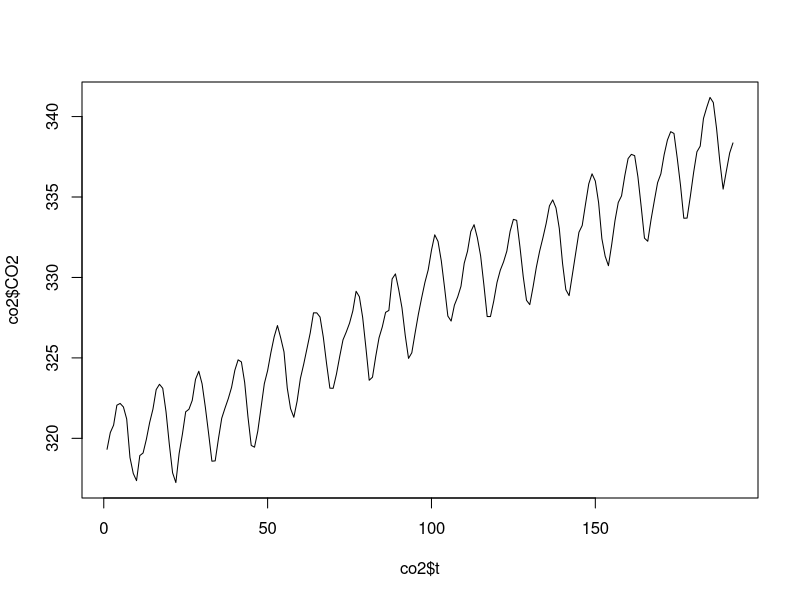
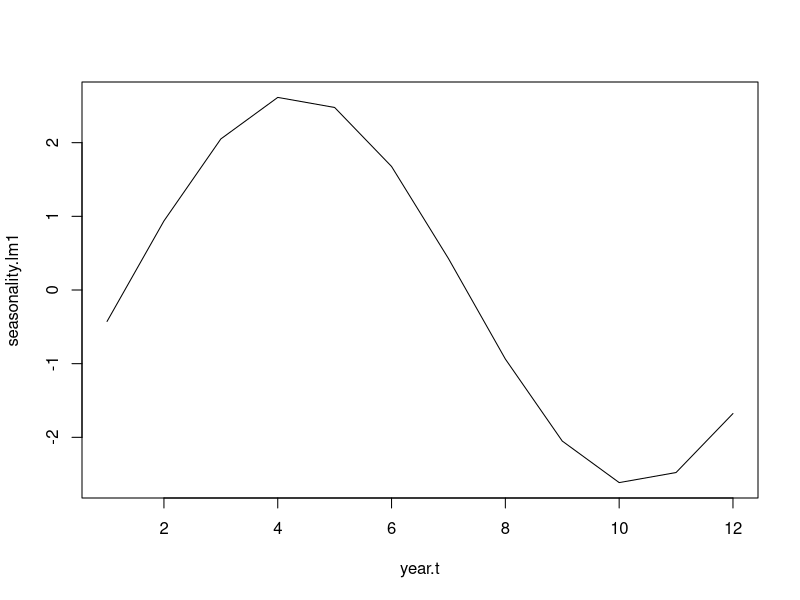
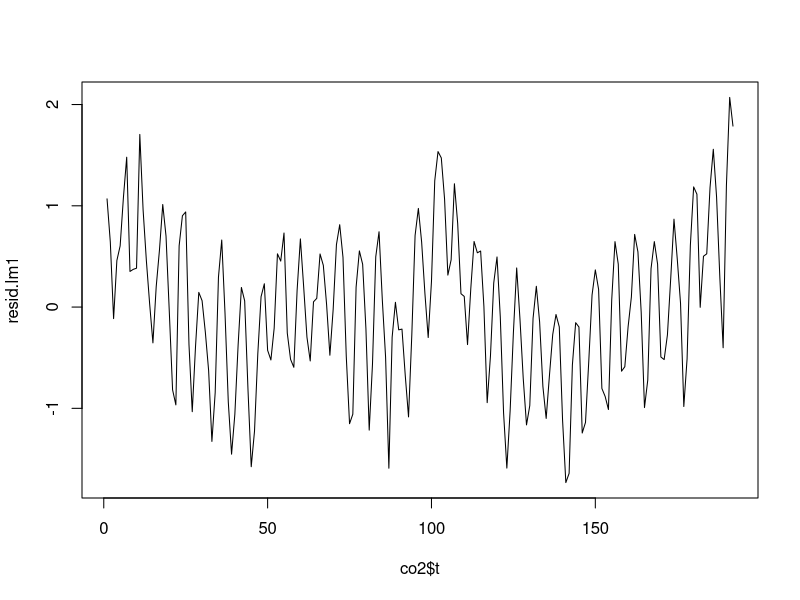
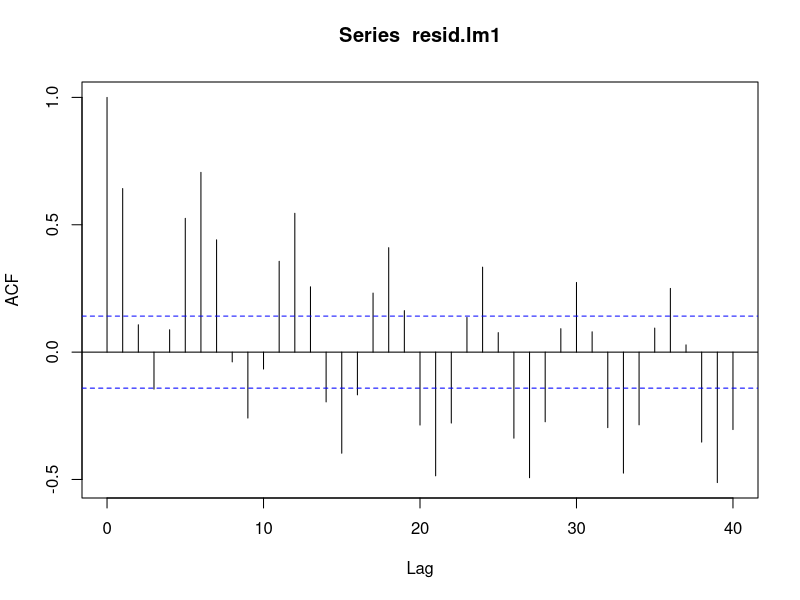
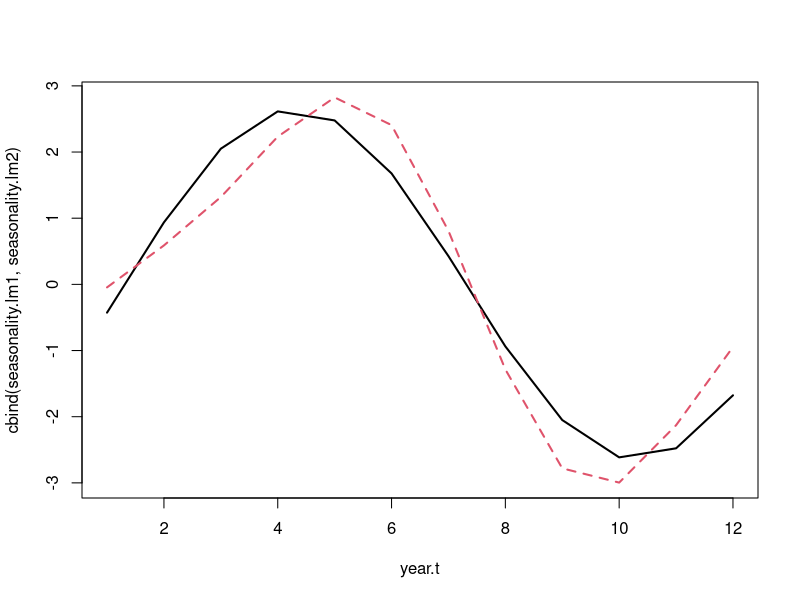
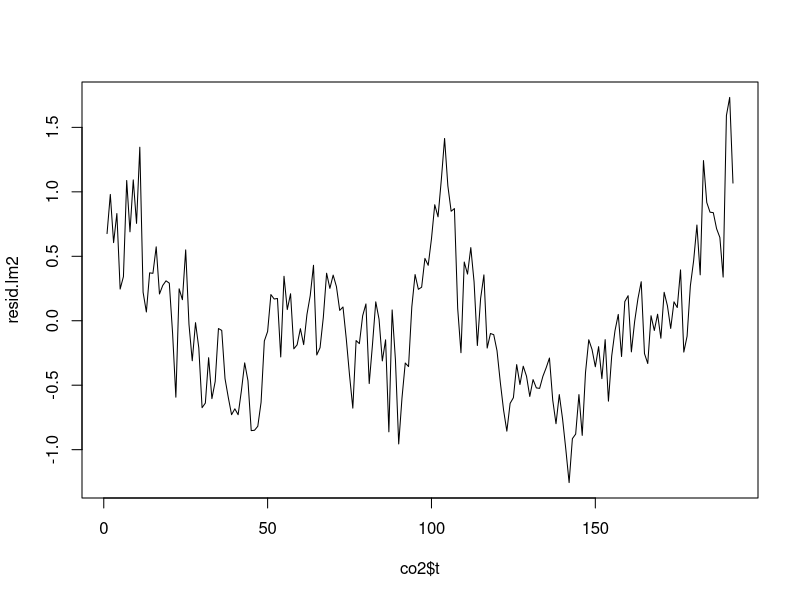
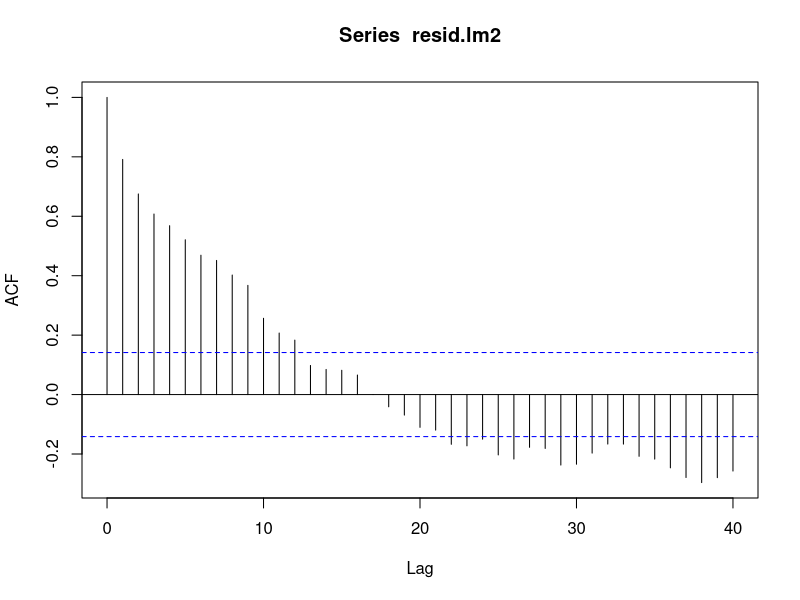
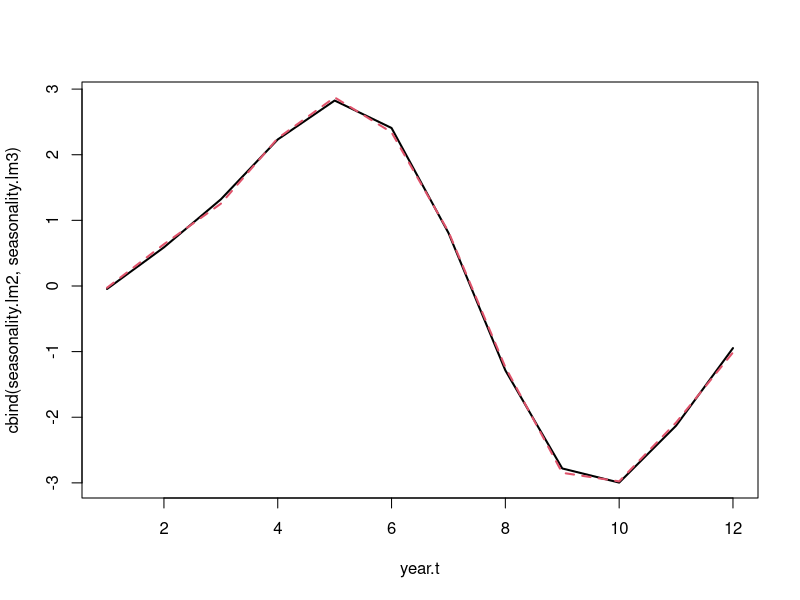

Here is the R script that generated these plots, in order:
rm(list=ls())

co2 <- read.csv("mauna_loa.csv")

str(co2)

co2$t <- co2$Month+12*(co2$Year-1965)

plot(co2$t,co2$CO2,type="l")

lm.fit1 <- lm(CO2 ~ t + 
                    sin(2*pi*t/12)+cos(2*pi*t/12),
              data=co2)

summary(lm.fit1)

beta.hat.lm1 <- coef(lm.fit1)

year.t <- 1:12
seasonality.lm1 <- beta.hat.lm1[3]*sin(2*pi*year.t/12)+
               beta.hat.lm1[4]*cos(2*pi*year.t/12)

plot(year.t,seasonality.lm1,type="l")
which.max(seasonality.lm1)
which.min(seasonality.lm1)

resid.lm1 <- residuals(lm.fit1)
plot(co2$t,resid.lm1,type="l")

acf(resid.lm1,lag.max = 40)


lm.fit2 <- lm(CO2 ~ t + 
              sin(2*pi*t/12)+cos(2*pi*t/12)+
              sin(2*pi*t/6)+cos(2*pi*t/6),
              data=co2)

beta.hat.lm2 <- coef(lm.fit2)

seasonality.lm2 <- beta.hat.lm2[3]*sin(2*pi*year.t /12)+
                   beta.hat.lm2[4]*cos(2*pi*year.t /12)+
                   beta.hat.lm2[5]*sin(2*pi*year.t /6)+
                   beta.hat.lm2[6]*cos(2*pi*year.t /6)

matplot(year.t,cbind(seasonality.lm1,seasonality.lm2),
        type="l",col=1:2,lwd=2)  

resid.lm2 <- residuals(lm.fit2)

plot(co2$t,resid.lm2,type="l")
acf(resid.lm2,lag.max = 40)

lm.fit3 <- lm(CO2 ~ t + 
                sin(2*pi*t/12)+cos(2*pi*t/12)+
                sin(2*pi*t/6)+cos(2*pi*t/6)+
                sin(2*pi*t/3)+cos(2*pi*t/3),
              data=co2)

beta.hat.lm3 <- coef(lm.fit3)

seasonality.lm3 <- beta.hat.lm2[3]*sin(2*pi*year.t /12)+
  beta.hat.lm3[4]*cos(2*pi*year.t /12)+
  beta.hat.lm3[5]*sin(2*pi*year.t /6)+
  beta.hat.lm3[6]*cos(2*pi*year.t /6)+
  beta.hat.lm3[7]*sin(2*pi*year.t /3)+
  beta.hat.lm3[8]*cos(2*pi*year.t /3)

matplot(year.t,cbind(seasonality.lm2,seasonality.lm3),
        type="l",col=1:2,lwd=2)  

summary(lm.fit3)

###
lm.fit0 <- lm(CO2 ~ t ,
              data=co2)
anova(lm.fit0,lm.fit1)
